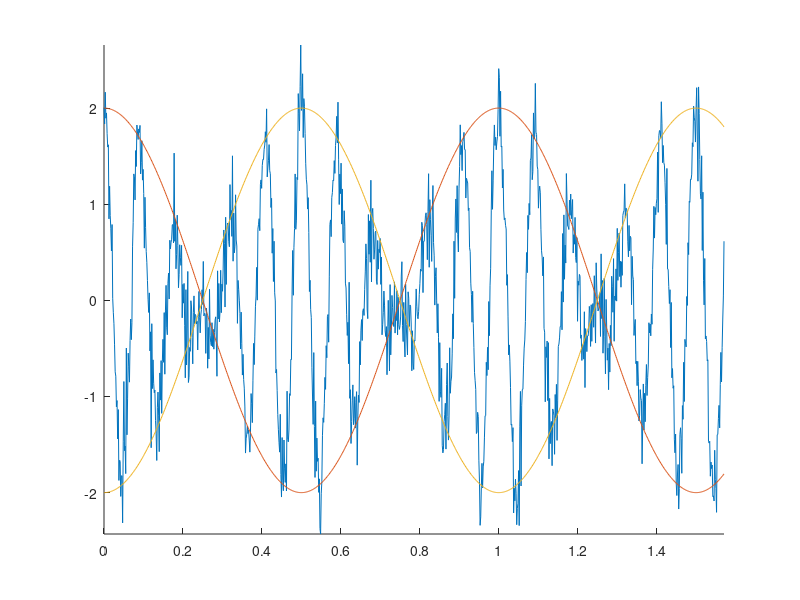

Write the MATLAB code that produced this figure.
t = linspace(0, pi/2, 1000);
f1 = 12;
f2 = 10;
y = cos(2*pi*f1*t) + cos(2*pi*f2*t);

r = 0.25 * randn(1,1000);
y = y + r;

figure
hold on
plot(t, y);

envelope = [2*cos(pi*(f1-f2)*t); 2*cos(pi*(f1-f2)*t-pi)];
plot(t, envelope);
axis tight;